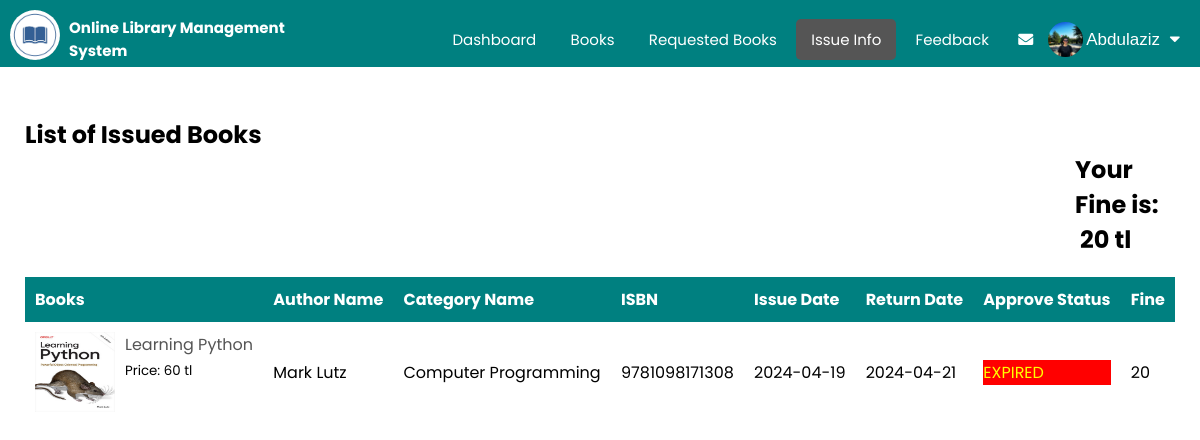
The app's page /php/student_issue_info.php (signed in) with its own data.
### tables this page shows
CREATE TABLE `issueinfo` (
  `studentid` int(100) NOT NULL,
  `bookid` int(100) NOT NULL,
  `issuedate` date NOT NULL,
  `returndate` date NOT NULL,
  `approve` varchar(200) NOT NULL,
  `fine` int(100) NOT NULL
);

CREATE TABLE `books` (
  `bookid` int(100) NOT NULL,
  `bookpic` varchar(500) NOT NULL,
  `bookname` varchar(100) NOT NULL,
  `authorid` int(100) NOT NULL,
  `categoryid` int(100) NOT NULL,
  `ISBN` varchar(100) NOT NULL,
  `price` int(100) NOT NULL,
  `quantity` int(100) NOT NULL,
  `status` varchar(100) NOT NULL
);

CREATE TABLE `authors` (
  `authorid` int(111) NOT NULL,
  `authorname` varchar(111) NOT NULL
);

CREATE TABLE `category` (
  `categoryid` int(111) NOT NULL,
  `categoryname` varchar(111) NOT NULL
);

### php/student_issue_info.php (the view, shortened to what this page needs)
<?php
	include "connection.php";
    include "student_navbar.php";
?>
<!DOCTYPE html>
<html lang="en">
<head>
    <link rel="stylesheet" href="https://cdnjs.cloudflare.com/ajax/libs/font-awesome/5.15.2/css/all.min.css" />
    <link rel="stylesheet" href="../css/style.css">
</head>
<body>
    <div class="request-table">
        <div class="request-container book-container">
            <h2 class="request-title student-info-title" style="padding-top: 50px;">List of Issued Books</h2>
            <?php
	    if(isset($_SESSION['login_student_username']))
		{
		    $var='<p style="color:yellow; background-color:red;">EXPIRED</p>';
			$q=mysqli_query($db,"SELECT books.bookid,books.bookname,books.ISBN,books.bookpic,price,issueinfo.issuedate,issueinfo.returndate,
			issueinfo.approve,fine,authors.authorname,category.categoryname from  `issueinfo` join `books` on issueinfo.bookid=books.bookid join `student`on student.studentid=issueinfo.studentid join authors on authors.authorid=books.authorid join category on category.categoryid=books.categoryid where student.studentid ='$_SESSION[studentid]' and (issueinfo.approve='yes' or issueinfo.approve='$var') ORDER BY `issueinfo`.`returndate` ASC; ");
			if(mysqli_num_rows($q)==0)
			{
				echo "There's no issued books";
			}
			else
			{
				$var='<p style="color:yellow; background-color:red;">EXPIRED</p>';
				$row1=mysqli_query($db,"SELECT sum(fine),student.studentid,FullName from issueinfo join student on student.studentid=issueinfo.studentid where student.studentid ='$_SESSION[studentid]' and issueinfo.approve='$var';");
                $res1=mysqli_fetch_assoc($row1);
                if(mysqli_num_rows($row1)!=0)
                {
                    ?>
                    <h2 style="padding-left: 1050px;">Your Fine is: &nbsp;<?php echo $res1['sum(fine)'] . " tl";?></h2>
                    <?php
                }
				echo "<table class='rtable'>";
                echo "<tr style='background-color: teal;'>";
                echo "<th>"; echo "Books"; echo "</th>";
                echo "<th>"; echo "Author Name"; echo "</th>";
                echo "<th>"; echo "Category Name"; echo "</th>";
                echo "<th>"; echo "ISBN"; echo "</th>";
                echo "<th>"; echo "Issue Date"; echo "</th>";
                echo "<th>"; echo "Return Date"; echo "</th>";
                echo "<th>"; echo "Approve Status"; echo "</th>";
                echo "<th>"; echo "Fine"; echo "</th>";
                echo "</tr>";
                while($row=mysqli_fetch_assoc($q))
                {
                    echo "<tr>";
                    echo "<td>
                    <div class='table-info'>
                        <img src='../images/".$row['bookpic']."'>
                        <div>
                            <p>";echo $row['bookname'];echo"</p>
                            <small>Price: ";echo $row['price'];echo" tl</small><br>";?>
                        </div>
                    </div>
                    </td><?php
                    echo "<td>"; echo $row['authorname']; echo "</td>";
                    echo "<td>"; echo $row['categoryname']; echo "</td>";
                    echo "<td>"; echo $row['ISBN']; echo "</td>";
                    echo "<td>"; echo $row['issuedate']; echo "</td>";
                    echo "<td>"; echo $row['returndate']; echo "</td>";
                    echo "<td>"; echo $row['approve']; echo "</td>";
                    echo "<td>"; echo $row['fine']; echo "</td>";
                    echo "</tr>";
                }
                echo "</table>";
            }
        }
            ?>
        </div>
    </div>
</body>
</html>

### css/style.css (style rules this page uses)
html { scroll-behavior: smooth; }
* { margin: 0; padding: 0; box-sizing: border-box; }
body { font-family: 'Poppins', sans-serif; }
p { color: #555; }
.profile-table tr,td { border: none; padding: 10px; }
.request-table { padding-bottom: 500px; }
.request-container { max-width: 1300px; margin: auto; padding-left: 25px; padding-right: 25px; }
.book-container { max-width: 1400px; }
.request-container .request-title { padding-top: 100px; }
.request-container .student-info-title { padding-top: 30px; }
.rtable { width: 100%; margin-top: 20px; border-collapse: collapse; }
.rtable th { text-align: left; color: white; padding: 10px; }
.table-info { display: flex; flex-wrap: wrap; }
.rtable td img { width: 80px; height: 80px; margin-right: 10px; }

### records on screen
issueinfo: bookid.bookpic (picture), bookid.bookname "Learning Python", bookid.price "60", authors.authorname "Mark Lutz", category.categoryname "Computer Programming", bookid.ISBN "9781098171308", issuedate "2024-04-19", returndate "2024-04-21", approve "EXPIRED", fine "20"

### other values on screen
$_SESSION['login_student_username'] "Abdulaziz"
$res1['sum(fine)'] "20"
